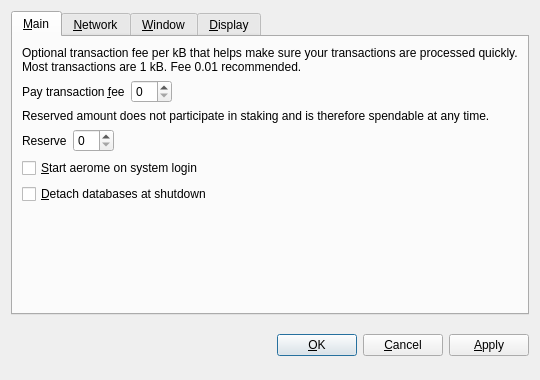
<?xml version="1.0" encoding="UTF-8"?>
<ui version="4.0">
 <class>OptionsDialog</class>
 <widget class="QDialog" name="OptionsDialog">
  <property name="geometry">
   <rect>
    <x>0</x>
    <y>0</y>
    <width>540</width>
    <height>380</height>
   </rect>
  </property>
  <property name="windowTitle">
   <string>Options</string>
  </property>
  <property name="modal">
   <bool>true</bool>
  </property>
  <layout class="QVBoxLayout" name="verticalLayout">
   <item>
    <widget class="QTabWidget" name="tabWidget">
     <property name="tabPosition">
      <enum>QTabWidget::North</enum>
     </property>
     <property name="currentIndex">
      <number>0</number>
     </property>
     <widget class="QWidget" name="tabMain">
      <attribute name="title">
       <string>&amp;Main</string>
      </attribute>
      <layout class="QVBoxLayout" name="verticalLayout_Main">
       <item>
        <widget class="QLabel" name="transactionFeeInfoLabel">
         <property name="text">
          <string>Optional transaction fee per kB that helps make sure your transactions are processed quickly. Most transactions are 1 kB. Fee 0.01 recommended.</string>
         </property>
         <property name="textFormat">
          <enum>Qt::PlainText</enum>
         </property>
         <property name="wordWrap">
          <bool>true</bool>
         </property>
        </widget>
       </item>
       <item>
        <layout class="QHBoxLayout" name="horizontalLayoutFee">
         <item>
          <widget class="QLabel" name="transactionFeeLabel">
           <property name="text">
            <string>Pay transaction &amp;fee</string>
           </property>
           <property name="textFormat">
            <enum>Qt::PlainText</enum>
           </property>
           <property name="buddy">
            <cstring>transactionFee</cstring>
           </property>
          </widget>
         </item>
         <item>
          <widget class="BitcoinAmountField" name="transactionFee"/>
         </item>
         <item>
          <spacer name="horizontalSpacerFee">
           <property name="orientation">
            <enum>Qt::Horizontal</enum>
           </property>
           <property name="sizeHint" stdset="0">
            <size>
             <width>40</width>
             <height>20</height>
            </size>
           </property>
          </spacer>
         </item>
        </layout>
       </item>
       <item>
        <widget class="QLabel" name="reserveBalanceInfoLabel">
         <property name="text">
          <string>Reserved amount does not participate in staking and is therefore spendable at any time.</string>
         </property>
         <property name="textFormat">
          <enum>Qt::PlainText</enum>
         </property>
         <property name="wordWrap">
          <bool>true</bool>
         </property>
        </widget>
       </item>
       <item>
        <layout class="QHBoxLayout" name="horizontalLayoutReserveBalance">
         <item>
          <widget class="QLabel" name="reserveBalanceLabel">
           <property name="text">
            <string>Reserve</string>
           </property>
           <property name="textFormat">
            <enum>Qt::PlainText</enum>
           </property>
           <property name="buddy">
            <cstring>reserveBalance</cstring>
           </property>
          </widget>
         </item>
         <item>
          <widget class="BitcoinAmountField" name="reserveBalance"/>
         </item>
         <item>
          <spacer name="horizontalSpacerReserveBalance">
           <property name="orientation">
            <enum>Qt::Horizontal</enum>
           </property>
           <property name="sizeHint" stdset="0">
            <size>
             <width>40</width>
             <height>20</height>
            </size>
           </property>
          </spacer>
         </item>
        </layout>
       </item>
       <item>
        <widget class="QCheckBox" name="bitcoinAtStartup">
         <property name="toolTip">
          <string>Automatically start aerome after logging in to the system.</string>
         </property>
         <property name="text">
          <string>&amp;Start aerome on system login</string>
         </property>
        </widget>
       </item>
       <item>
        <widget class="QCheckBox" name="detachDatabases">
         <property name="toolTip">
          <string>Detach block and address databases at shutdown. This means they can be moved to another data directory, but it slows down shutdown. The wallet is always detached.</string>
         </property>
         <property name="text">
          <string>&amp;Detach databases at shutdown</string>
         </property>
        </widget>
       </item>
       <item>
        <spacer name="verticalSpacer_Main">
         <property name="orientation">
          <enum>Qt::Vertical</enum>
         </property>
         <property name="sizeHint" stdset="0">
          <size>
           <width>20</width>
           <height>40</height>
          </size>
         </property>
        </spacer>
       </item>
      </layout>
     </widget>
     <widget class="QWidget" name="tabNetwork">
      <attribute name="title">
       <string>&amp;Network</string>
      </attribute>
      <layout class="QVBoxLayout" name="verticalLayout_Network">
       <item>
        <widget class="QCheckBox" name="mapPortUpnp">
         <property name="toolTip">
          <string>Automatically open the aerome client port on the router. This only works when your router supports UPnP and it is enabled.</string>
         </property>
         <property name="text">
          <string>Map port using &amp;UPnP</string>
         </property>
        </widget>
       </item>
       <item>
        <widget class="QCheckBox" name="connectSocks">
         <property name="toolTip">
          <string>Connect to the aerome network through a SOCKS proxy (e.g. when connecting through Tor).</string>
         </property>
         <property name="text">
          <string>&amp;Connect through SOCKS proxy:</string>
         </property>
        </widget>
       </item>
       <item>
        <layout class="QHBoxLayout" name="horizontalLayout_Network">
         <item>
          <widget class="QLabel" name="proxyIpLabel">
           <property name="text">
            <string>Proxy &amp;IP:</string>
           </property>
           <property name="textFormat">
            <enum>Qt::PlainText</enum>
           </property>
           <property name="buddy">
            <cstring>proxyIp</cstring>
           </property>
          </widget>
         </item>
         <item>
          <widget class="QValidatedLineEdit" name="proxyIp">
           <property name="maximumSize">
            <size>
             <width>140</width>
             <height>16777215</height>
            </size>
           </property>
           <property name="toolTip">
            <string>IP address of the proxy (e.g. 127.0.0.1)</string>
           </property>
          </widget>
         </item>
         <item>
          <widget class="QLabel" name="proxyPortLabel">
           <property name="text">
            <string>&amp;Port:</string>
           </property>
           <property name="textFormat">
            <enum>Qt::PlainText</enum>
           </property>
           <property name="buddy">
            <cstring>proxyPort</cstring>
           </property>
          </widget>
         </item>
         <item>
          <widget class="QLineEdit" name="proxyPort">
           <property name="maximumSize">
            <size>
             <width>55</width>
             <height>16777215</height>
            </size>
           </property>
           <property name="toolTip">
            <string>Port of the proxy (e.g. 9050)</string>
           </property>
          </widget>
         </item>
         <item>
          <widget class="QLabel" name="socksVersionLabel">
           <property name="text">
            <string>SOCKS &amp;Version:</string>
           </property>
           <property name="textFormat">
            <enum>Qt::PlainText</enum>
           </property>
           <property name="buddy">
            <cstring>socksVersion</cstring>
           </property>
          </widget>
         </item>
         <item>
          <widget class="QValueComboBox" name="socksVersion">
           <property name="toolTip">
            <string>SOCKS version of the proxy (e.g. 5)</string>
           </property>
          </widget>
         </item>
         <item>
          <spacer name="horizontalSpacer_Network">
           <property name="orientation">
            <enum>Qt::Horizontal</enum>
           </property>
           <property name="sizeHint" stdset="0">
            <size>
             <width>40</width>
             <height>20</height>
            </size>
           </property>
          </spacer>
         </item>
        </layout>
       </item>
       <item>
        <spacer name="verticalSpacer_Network">
         <property name="orientation">
          <enum>Qt::Vertical</enum>
         </property>
         <property name="sizeHint" stdset="0">
          <size>
           <width>20</width>
           <height>40</height>
          </size>
         </property>
        </spacer>
       </item>
      </layout>
     </widget>
     <widget class="QWidget" name="tabWindow">
      <attribute name="title">
       <string>&amp;Window</string>
      </attribute>
      <layout class="QVBoxLayout" name="verticalLayout_Window">
       <item>
        <widget class="QCheckBox" name="minimizeToTray">
         <property name="toolTip">
          <string>Show only a tray icon after minimizing the window.</string>
         </property>
         <property name="text">
          <string>&amp;Minimize to the tray instead of the taskbar</string>
         </property>
        </widget>
       </item>
       <item>
        <widget class="QCheckBox" name="minimizeOnClose">
         <property name="toolTip">
          <string>Minimize instead of exit the application when the window is closed. When this option is enabled, the application will be closed only after selecting Quit in the menu.</string>
         </property>
         <property name="text">
          <string>M&amp;inimize on close</string>
         </property>
        </widget>
       </item>
       <item>
        <spacer name="verticalSpacer_Window">
         <property name="orientation">
          <enum>Qt::Vertical</enum>
         </property>
         <property name="sizeHint" stdset="0">
          <size>
           <width>20</width>
           <height>40</height>
          </size>
         </property>
        </spacer>
       </item>
      </layout>
     </widget>
     <widget class="QWidget" name="tabDisplay">
      <attribute name="title">
       <string>&amp;Display</string>
      </attribute>
      <layout class="QVBoxLayout" name="verticalLayout_Display">
       <item>
        <layout class="QHBoxLayout" name="horizontalLayout_1_Display">
         <item>
          <widget class="QLabel" name="langLabel">
           <property name="text">
            <string>User Interface &amp;language:</string>
           </property>
           <property name="textFormat">
            <enum>Qt::PlainText</enum>
           </property>
           <property name="buddy">
            <cstring>lang</cstring>
           </property>
          </widget>
         </item>
         <item>
          <widget class="QValueComboBox" name="lang">
           <property name="toolTip">
            <string>The user interface language can be set here. This setting will take effect after restarting aerome.</string>
           </property>
          </widget>
         </item>
        </layout>
       </item>
       <item>
        <layout class="QHBoxLayout" name="horizontalLayout_2_Display">
         <item>
          <widget class="QLabel" name="unitLabel">
           <property name="text">
            <string>&amp;Unit to show amounts in:</string>
           </property>
           <property name="textFormat">
            <enum>Qt::PlainText</enum>
           </property>
           <property name="buddy">
            <cstring>unit</cstring>
           </property>
          </widget>
         </item>
         <item>
          <widget class="QValueComboBox" name="unit">
           <property name="toolTip">
            <string>Choose the default subdivision unit to show in the interface and when sending coins.</string>
           </property>
          </widget>
         </item>
        </layout>
       </item>
       <item>
        <widget class="QCheckBox" name="displayAddresses">
         <property name="toolTip">
          <string>Whether to show aerome addresses in the transaction list or not.</string>
         </property>
         <property name="text">
          <string>&amp;Display addresses in transaction list</string>
         </property>
        </widget>
       </item>
       <item>
        <widget class="QCheckBox" name="coinControlFeatures">
         <property name="toolTip">
          <string>Whether to show coin control features or not.</string>
         </property>
         <property name="text">
          <string>Display coin &amp;control features (experts only!)</string>
         </property>
        </widget>
       </item>
       <item>
        <spacer name="verticalSpacer_Display">
         <property name="orientation">
          <enum>Qt::Vertical</enum>
         </property>
         <property name="sizeHint" stdset="0">
          <size>
           <width>20</width>
           <height>40</height>
          </size>
         </property>
        </spacer>
       </item>
      </layout>
     </widget>
    </widget>
   </item>
   <item>
    <layout class="QHBoxLayout" name="horizontalLayout_Buttons">
     <item>
      <spacer name="horizontalSpacer_1">
       <property name="orientation">
        <enum>Qt::Horizontal</enum>
       </property>
       <property name="sizeHint" stdset="0">
        <size>
         <width>40</width>
         <height>48</height>
        </size>
       </property>
      </spacer>
     </item>
     <item>
      <widget class="QLabel" name="statusLabel">
       <property name="font">
        <font>
         <weight>75</weight>
         <bold>true</bold>
        </font>
       </property>
       <property name="text">
        <string/>
       </property>
       <property name="textFormat">
        <enum>Qt::PlainText</enum>
       </property>
       <property name="wordWrap">
        <bool>true</bool>
       </property>
      </widget>
     </item>
     <item>
      <spacer name="horizontalSpacer_2">
       <property name="orientation">
        <enum>Qt::Horizontal</enum>
       </property>
       <property name="sizeHint" stdset="0">
        <size>
         <width>40</width>
         <height>48</height>
        </size>
       </property>
      </spacer>
     </item>
     <item>
      <widget class="QPushButton" name="okButton">
       <property name="text">
        <string>&amp;OK</string>
       </property>
      </widget>
     </item>
     <item>
      <widget class="QPushButton" name="cancelButton">
       <property name="text">
        <string>&amp;Cancel</string>
       </property>
       <property name="autoDefault">
        <bool>false</bool>
       </property>
      </widget>
     </item>
     <item>
      <widget class="QPushButton" name="applyButton">
       <property name="text">
        <string>&amp;Apply</string>
       </property>
       <property name="autoDefault">
        <bool>false</bool>
       </property>
      </widget>
     </item>
    </layout>
   </item>
  </layout>
 </widget>
 <customwidgets>
  <customwidget>
   <class>BitcoinAmountField</class>
   <extends>QSpinBox</extends>
   <header>bitcoinamountfield.h</header>
  </customwidget>
  <customwidget>
   <class>QValueComboBox</class>
   <extends>QComboBox</extends>
   <header>qvaluecombobox.h</header>
  </customwidget>
  <customwidget>
   <class>QValidatedLineEdit</class>
   <extends>QLineEdit</extends>
   <header>qvalidatedlineedit.h</header>
  </customwidget>
 </customwidgets>
 <resources/>
 <connections/>
</ui>
